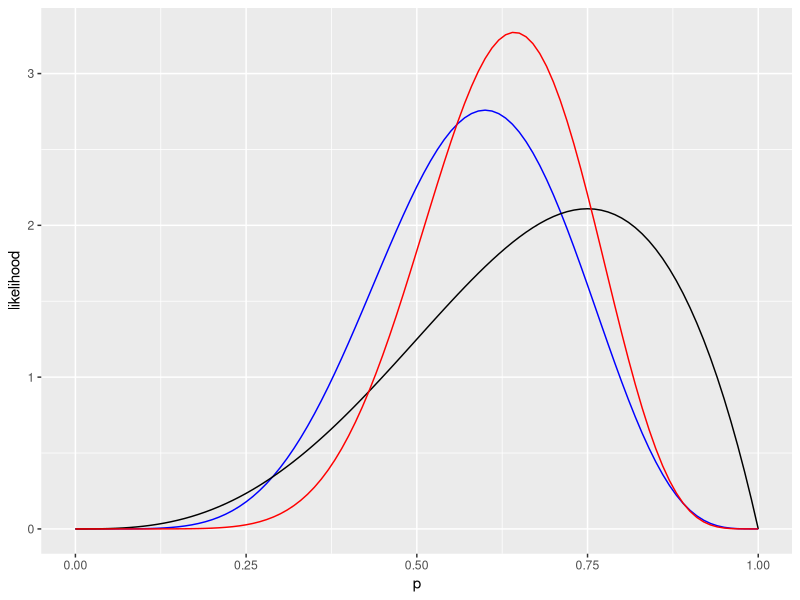
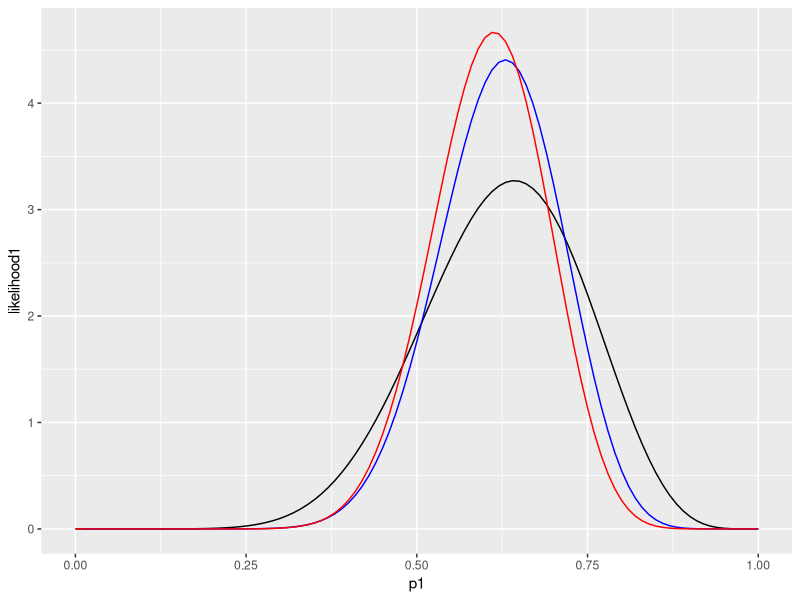

The R source for these figures, in order:
## ---- chunk 1
knitr::opts_chunk$set(echo = TRUE)
## ---- chunk 2
library(ggplot2)
library(dplyr)
library(tidyr)
library(purrr)

p <- seq(0, 1, 0.01)
likelihood <- map_dbl(p, ~ dbinom(6,10,.x))
df <- tibble(p, likelihood)

coef <- sum(likelihood)*0.01
df$likelihood <- df$likelihood/coef

ggplot(df) +
  geom_line(aes(x = p, y = likelihood),col="blue")+
  stat_function(fun = dbeta, args = list(shape1 = 4, shape2 = 2)) +
  stat_function(fun = dbeta, args = list(shape1 = 10, shape2 = 6),col="red") +
  xlim(c(0, 1))
## ---- chunk 3
p1 <- seq(0, 1, 0.01)
p1 <- p1[-1]
likelihood1 <- map_dbl(p1, ~ dnbinom(10,17,.x))
df1 <- tibble(p1, likelihood1)

coef1 <- sum(likelihood1)*0.01
df1$likelihood1 <- df1$likelihood1/coef1

ggplot(df1) +
  stat_function(fun = dbeta, args = list(shape1 = 10, shape2 = 6)) +
  geom_line(aes(x = p1, y = likelihood1), col="blue") +
  stat_function(fun = dbeta, args = list(shape1 = 20, shape2 = 13), col="red") +
  xlim(c(0, 1))
